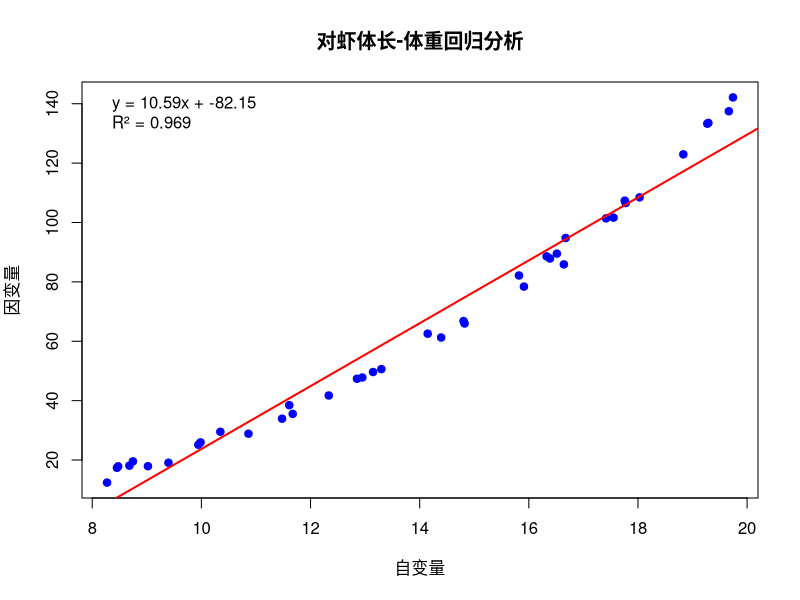
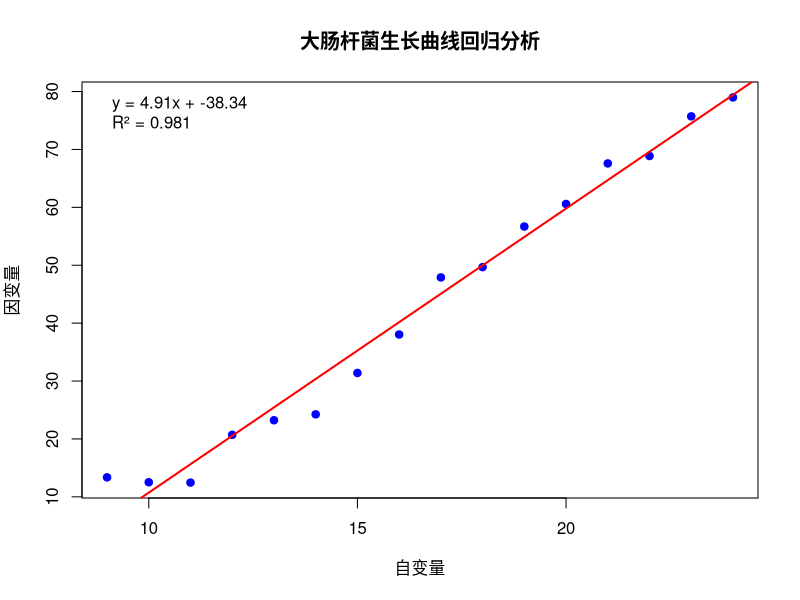
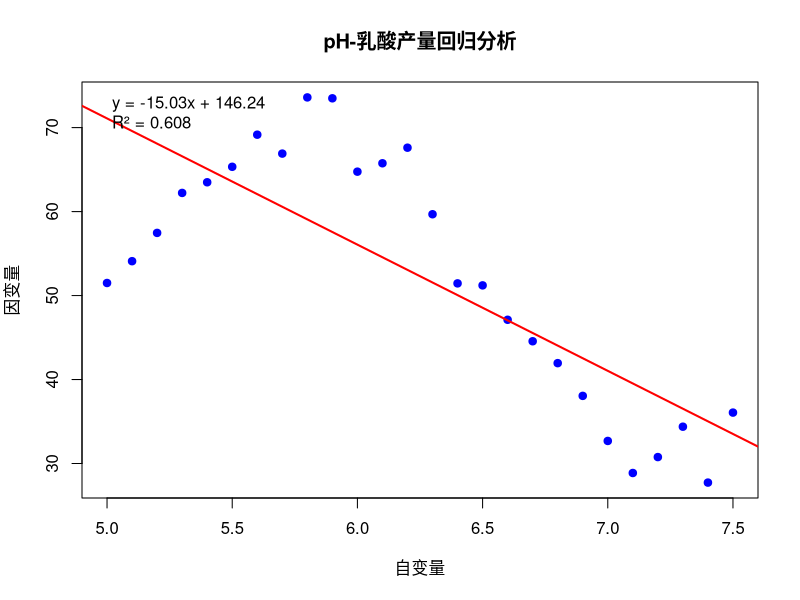
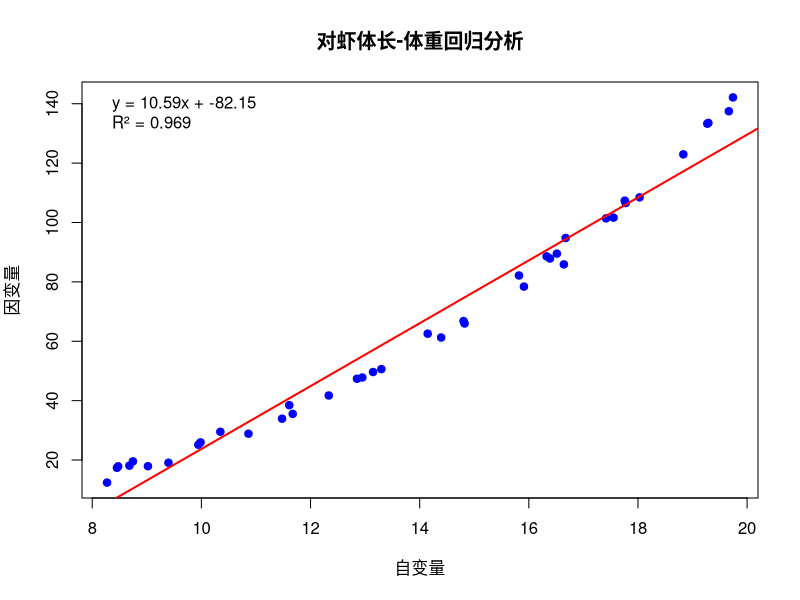
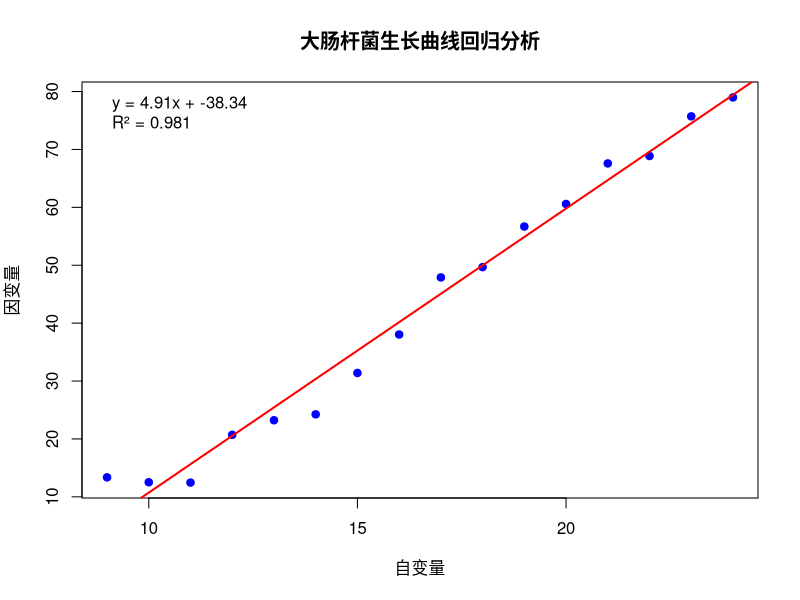
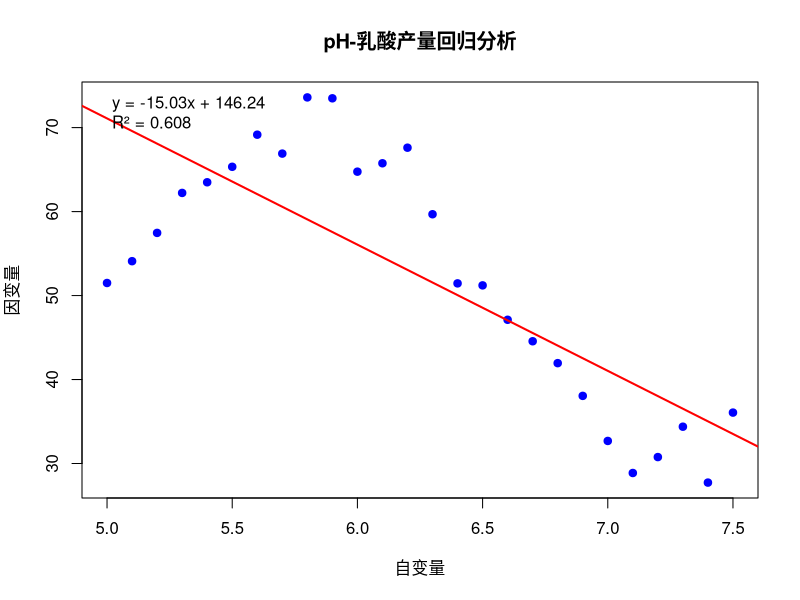
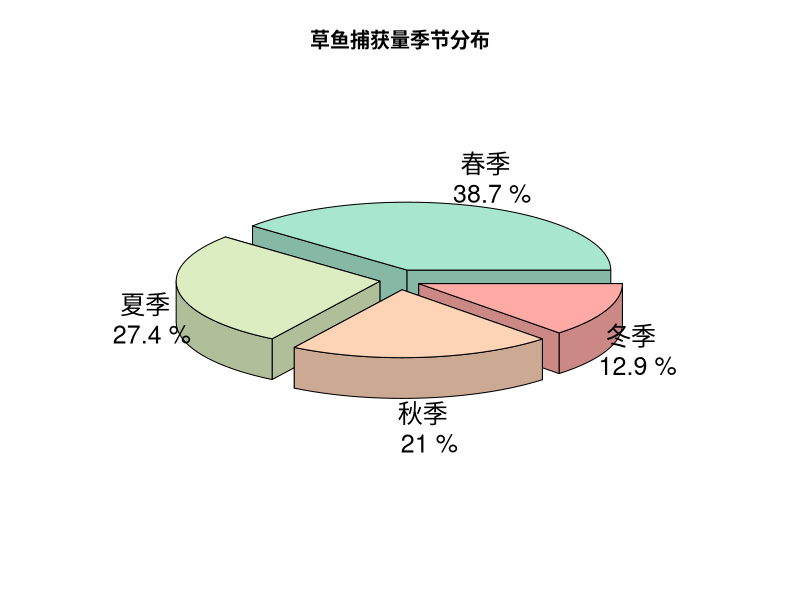
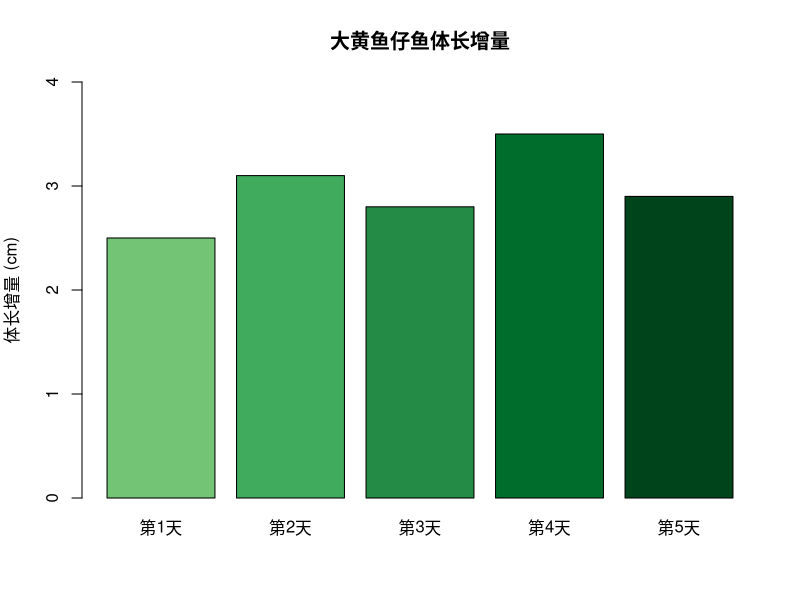

R code for these plots, in order:
# 实战4 回归分析与综合练习
# 功能：线性回归分析和多种可视化方法的综合应用

# 创建输出文件夹
output_dir <- "s7_a4"
if (!dir.exists(output_dir)) {
  dir.create(output_dir, recursive = TRUE)
  cat("创建文件夹:", output_dir, "\n")
}

# 加载必要的包
library(plotrix)  # 用于绘制3D饼图
library(vioplot)  # 用于绘制小提琴图
library(gplots)  # 用于热图

# 函数：线性回归分析
# 输入：x - 自变量，y - 因变量，title - 图表标题
# 输出：回归模型对象和摘要信息
linear_regression_analysis <- function(x, y, title = "线性回归分析") {
  # 构建线性回归模型
  model <- lm(y ~ x)
  
  # 绘制散点图和回归线
  plot(x, y, 
       pch = 19, col = "blue",
       main = title,
       xlab = "自变量", ylab = "因变量")
  abline(model, col = "red", lwd = 2)
  
  # 添加回归方程和R²
  coef_summary <- summary(model)$coefficients
  r_squared <- summary(model)$r.squared
  
  equation_text <- sprintf("y = %.2fx + %.2f", 
                          coef_summary[2, 1], coef_summary[1, 1])
  r2_text <- sprintf("R² = %.3f", r_squared)
  
  legend("topleft", 
         legend = c(equation_text, r2_text),
         bty = "n")
  
  # 返回模型和摘要
  return(list(model = model, summary = summary(model)))
}

# 函数：预测新数据
# 输入：model - 回归模型，new_x - 新自变量值
# 输出：预测值
predict_new_data <- function(model, new_x) {
  predictions <- predict(model, newdata = data.frame(x = new_x))
  return(predictions)
}

# 示例1：对虾体长-体重回归分析
cat("示例1：对虾体长-体重回归分析\n")
# 模拟数据：对虾体长和体重
shrimp_length <- runif(40, 8, 20)
shrimp_weight <- 0.08 * shrimp_length^2.5 + rnorm(40, 0, 2)

# 进行回归分析
shrimp_result <- linear_regression_analysis(shrimp_length, shrimp_weight, 
                                           "对虾体长-体重回归分析")

# 显示模型摘要
cat("对虾体长-体重回归模型摘要：\n")
print(shrimp_result$summary)

# 预测新数据
new_lengths <- c(10, 15, 18)
predicted_weights <- predict_new_data(shrimp_result$model, new_lengths)
cat("预测体重（体长10, 15, 18cm）：", round(predicted_weights, 2), "g\n")

# 保存为PDF文件（添加中文字体支持）
pdf(file.path(output_dir, "shrimp_regression.pdf"), width = 8, height = 6, family = "GB1")
shrimp_result <- linear_regression_analysis(shrimp_length, shrimp_weight, 
                                           "对虾体长-体重回归分析")
dev.off()

# 示例2：大肠杆菌生长曲线回归分析
cat("示例2：大肠杆菌生长曲线回归分析\n")
# 模拟数据：大肠杆菌生长曲线
time_points <- 0:36
e_coli_growth <- 100 / (1 + exp(-0.25 * (time_points - 18))) + rnorm(37, 0, 3)

# 进行回归分析（对数生长阶段）
growth_phase <- time_points[10:25]
growth_data <- e_coli_growth[10:25]

e_coli_result <- linear_regression_analysis(growth_phase, growth_data, 
                                            "大肠杆菌生长曲线回归分析")

# 显示模型摘要
cat("大肠杆菌生长曲线回归模型摘要：\n")
print(e_coli_result$summary)

# 保存为PDF文件（添加中文字体支持）
pdf(file.path(output_dir, "e_coli_growth_regression.pdf"), width = 8, height = 6, family = "GB1")
e_coli_result <- linear_regression_analysis(growth_phase, growth_data, 
                                            "大肠杆菌生长曲线回归分析")
dev.off()

# 示例3：pH-乳酸产量回归分析
cat("示例3：pH-乳酸产量回归分析\n")
# 模拟数据：不同pH下的乳酸产量
ph_values <- seq(5.0, 7.5, by = 0.1)
lactic_acid_yield <- 50 + 20 * sin((ph_values - 5.0) * 2) + rnorm(length(ph_values), 0, 3)

# 进行回归分析
lactic_result <- linear_regression_analysis(ph_values, lactic_acid_yield, 
                                          "pH-乳酸产量回归分析")

# 显示模型摘要
cat("pH-乳酸产量回归模型摘要：\n")
print(lactic_result$summary)

# 保存为PDF文件（添加中文字体支持）
pdf(file.path(output_dir, "lactic_acid_regression.pdf"), width = 8, height = 6, family = "GB1")
lactic_result <- linear_regression_analysis(ph_values, lactic_acid_yield, 
                                          "pH-乳酸产量回归分析")
dev.off()

# 综合练习：多种可视化方法
cat("综合练习：多种可视化方法\n")

# 1. 3D饼图：草鱼捕获量
cat("1. 绘制草鱼捕获量3D饼图\n")
fish_catch_data <- c(120, 85, 65, 40)
fish_catch_labels <- c("春季", "夏季", "秋季", "冬季")
fish_catch_colors <- c("#A8E6CF", "#DCEDC1", "#FFD3B6", "#FFAAA5")

pdf(file.path(output_dir, "grass_carp_catch_pie3d.pdf"), width = 8, height = 6, family = "GB1")
pie3D(fish_catch_data, 
      labels = paste(fish_catch_labels, "\n", 
                    round(fish_catch_data/sum(fish_catch_data)*100, 1), "%"),
      col = fish_catch_colors,
      main = "草鱼捕获量季节分布",
      explode = 0.1)
dev.off()

# 2. 条形图：大黄鱼仔鱼体长增量
cat("2. 绘制大黄鱼仔鱼体长增量条形图\n")
fish_length_increase <- c(2.5, 3.1, 2.8, 3.5, 2.9)
names(fish_length_increase) <- c("第1天", "第2天", "第3天", "第4天", "第5天")

png(file.path(output_dir, "large_yellow_croaker_growth_bar.png"), width = 800, height = 600)
barplot(fish_length_increase, 
        col = c("#74C476", "#41AB5D", "#238B45", "#006D2C", "#00441B"),
        main = "大黄鱼仔鱼体长增量",
        ylab = "体长增量 (cm)",
        ylim = c(0, 4))
dev.off()

# 3. 箱型图：乳酸菌活菌数
cat("3. 绘制乳酸菌活菌数箱型图\n")
lactic_bacteria_data <- list(
  "菌株A" = rnorm(25, 8.5, 0.3),
  "菌株B" = rnorm(25, 9.2, 0.4),
  "菌株C" = rnorm(25, 8.8, 0.35)
)

pdf(file.path(output_dir, "lactic_bacteria_boxplot.pdf"), width = 8, height = 6, family = "GB1")
boxplot(lactic_bacteria_data,
        col = c("#FFCDD2", "#C8E6C9", "#BBDEFB"),
        main = "乳酸菌活菌数比较",
        ylab = "活菌数 (log CFU/mL)",
        notch = TRUE)
dev.off()

# 4. 小提琴图：药物溶出度
cat("4. 绘制药物溶出度小提琴图\n")
drug_dissolution_data <- list(
  "配方1" = rnorm(30, 75, 8),
  "配方2" = rnorm(30, 82, 7),
  "配方3" = rnorm(30, 68, 9)
)

png(file.path(output_dir, "drug_dissolution_violin.png"), width = 800, height = 600)
vioplot(drug_dissolution_data,
        col = c("#E1F5FE", "#B3E5FC", "#81D4FA"),
        main = "药物溶出度分布",
        ylab = "溶出度 (%)")
dev.off()

# 5. 热图：枯草芽孢杆菌OD值
cat("5. 绘制枯草芽孢杆菌OD值热图\n")
# 创建数据矩阵
bacillus_od_data <- matrix(
  c(0.2, 0.5, 0.8, 1.2, 1.5,  # 温度25°C
    0.3, 0.7, 1.1, 1.6, 1.9,  # 温度30°C
    0.4, 0.9, 1.4, 1.9, 2.2,  # 温度35°C
    0.3, 0.6, 1.0, 1.4, 1.7), # 温度40°C
  nrow = 4, ncol = 5, byrow = TRUE
)

rownames(bacillus_od_data) <- c("25°C", "30°C", "35°C", "40°C")
colnames(bacillus_od_data) <- c("12h", "24h", "36h", "48h", "60h")

# 自定义颜色调色板
heat_colors <- colorRampPalette(c("#2B83BA", "#ABDDA4", "#FFFFBF", 
                                  "#FDAE61", "#D7191C"))(100)

pdf(file.path(output_dir, "bacillus_od_heatmap.pdf"), width = 8, height = 6, family = "GB1")
image(1:5, 1:4, t(bacillus_od_data[4:1, ]),
      col = heat_colors,
      main = "枯草芽孢杆菌OD值热图",
      xlab = "培养时间", ylab = "培养温度",
      axes = FALSE)
axis(1, at = 1:5, labels = colnames(bacillus_od_data))
axis(2, at = 1:4, labels = rownames(bacillus_od_data)[4:1])
box()

# 添加数值标注
for (i in 1:4) {
  for (j in 1:5) {
    text(j, 5 - i, round(bacillus_od_data[i, j], 1), cex = 0.8)
  }
}
dev.off()

# 6. 小麦产量箱型图
cat("6. 绘制小麦产量箱型图\n")
wheat_yield_data <- list(
  "品种A" = rnorm(20, 4500, 300),
  "品种B" = rnorm(20, 5200, 350),
  "品种C" = rnorm(20, 4800, 320)
)

png(file.path(output_dir, "wheat_yield_boxplot.png"), width = 800, height = 600)
boxplot(wheat_yield_data,
        col = c("#D7CCC8", "#A1887F", "#5D4037"),
        main = "小麦产量品种比较",
        ylab = "产量 (kg/ha)",
        notch = TRUE)
dev.off()

cat("实战4回归分析与综合练习完成！\n")
cat("所有回归分析结果和可视化图形已保存到文件夹:", output_dir, "\n")
cat("生成的图形文件包括：\n")
cat("- 回归分析图：shrimp_regression.pdf, e_coli_growth_regression.pdf, lactic_acid_regression.pdf\n")
cat("- 综合练习图：grass_carp_catch_pie3d.pdf, large_yellow_croaker_growth_bar.png\n")
cat("- 综合练习图：lactic_bacteria_boxplot.pdf, drug_dissolution_violin.png\n")
cat("- 综合练习图：bacillus_od_heatmap.pdf, wheat_yield_boxplot.png\n")
